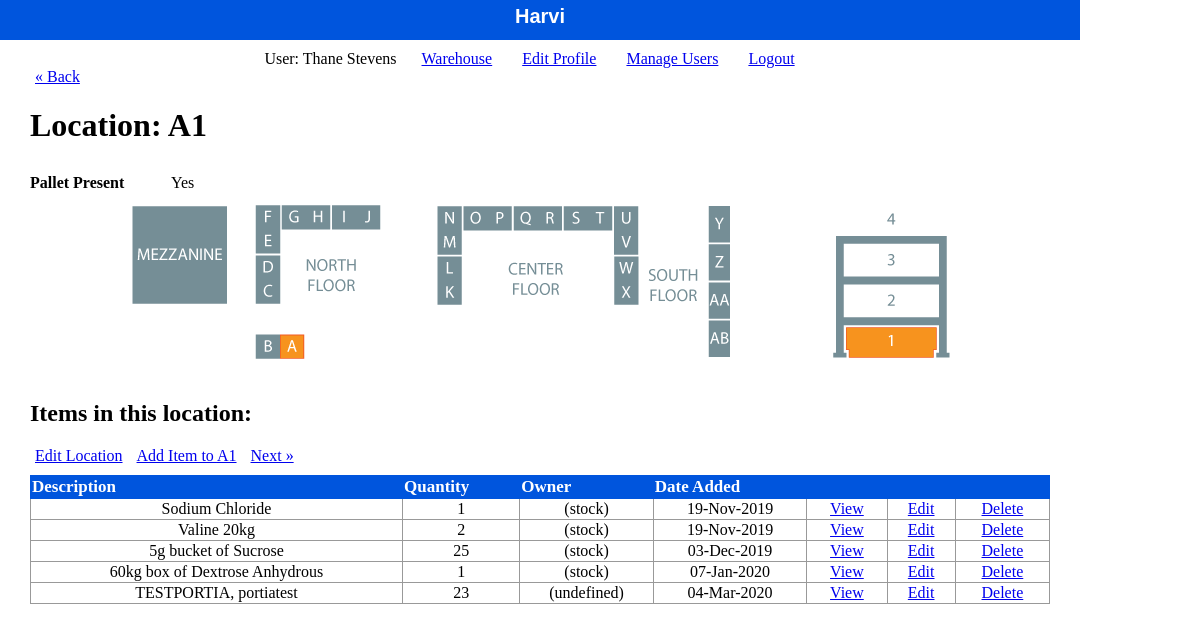
The page /staff/locations/show.php (signed in) on the database its author committed.
### tables this page shows
CREATE TABLE `locations` (
  `location_id` int(11) unsigned NOT NULL AUTO_INCREMENT,
  `location_name` varchar(20) NOT NULL,
  `pallet` tinyint(1) DEFAULT 0,
  `img` varchar(50) DEFAULT NULL,
  `level_img` varchar(50) DEFAULT NULL,
  PRIMARY KEY (`location_id`)
);

CREATE TABLE `content` (
  `id` int(11) unsigned NOT NULL AUTO_INCREMENT,
  `location` int(11) unsigned DEFAULT NULL,
  `work_order` varchar(15) DEFAULT NULL,
  `description` varchar(255) NOT NULL,
  `owner_id` int(11) unsigned DEFAULT 0,
  `date_added` date NOT NULL,
  `quantity` int(11) DEFAULT 1,
  `audit_number` int(10) unsigned DEFAULT 0,
  PRIMARY KEY (`id`),
  KEY `location` (`location`),
  KEY `owner_id` (`owner_id`),
  CONSTRAINT `content_ibfk_1` FOREIGN KEY (`location`) REFERENCES `locations` (`location_id`),
  CONSTRAINT `content_ibfk_2` FOREIGN KEY (`owner_id`) REFERENCES `people` (`admin_id`)
);

CREATE TABLE `people` (
  `admin_id` int(11) unsigned NOT NULL AUTO_INCREMENT,
  `type` int(11) unsigned NOT NULL,
  `first_name` varchar(25) NOT NULL,
  `last_name` varchar(25) NOT NULL,
  `username` varchar(25) NOT NULL,
  `hashed_password` varchar(255) NOT NULL,
  `email` varchar(50) DEFAULT NULL,
  PRIMARY KEY (`admin_id`),
  KEY `type` (`type`),
  CONSTRAINT `people_ibfk_1` FOREIGN KEY (`type`) REFERENCES `view_type` (`type_id`)
);

### private/auth_functions.php (called while the page is built, shortened)
<?php
  function is_logged_in() {
    return isset($_SESSION['admin_id']);
  }
  function get_viewer_type() {
    return (int)$_SESSION['type'];
  }
  function is_manager() {
    $type = get_viewer_type();
    if($type === 1 || $type === 2) {
      return true;
    }else{
      return false;
    }
  }
?>

### private/query_functions.php (called while the page is built, shortened)
<?php
  function find_items_by_location($location) {
    global $db;
    $sql = "select * from content ";
    $sql .= "JOIN ";
    $sql .= "people on content.owner_id = people.admin_id ";
    $sql .= "JOIN ";
    $sql .= "locations on content.location = locations.location_id ";
    $sql .= "where location_id = " . $location . " ";
    $sql .= "order by location_id asc";
    $result = mysqli_query($db, $sql);
    return $result;
  }
  function find_location_by_id($id) {
    global $db;
    $sql = "SELECT * FROM locations ";
    $sql .= "WHERE location_id=" . db_escape($db, $id) . " ";
    $sql .= "LIMIT 1";
    $result = mysqli_query($db, $sql);
    $location = mysqli_fetch_assoc($result);
    return $location;
  }
?>

### private/database.php (called while the page is built, shortened)
<?php
  function db_escape($connection, $string) {
    return mysqli_real_escape_string($connection, $string);
  }
?>

### public/staff/locations/show.php (the view, shortened to what this page needs)
<?php
$id = $_GET['id'] ?? '1';
$location = find_location_by_id($id);
$items = find_items_by_location($id);
?>
<?php $class = 'locations'; ?>
<?php include(SHARED_PATH . '/staff_header.php'); ?>
<div id="content">
  <?php if(isset($_COOKIE['last_region'])){ ?>
    <a class="back-link" href="<?php echo url_for('/staff/index.php?region=' . h(u($_COOKIE['last_region']))); ?>">&laquo; Back</a>
  <?php }else{ ?>
    <a class="back-link" href="<?php echo url_for('/staff/index.php'); ?>">&laquo; Back</a>
  <?php } ?>
  <div class="admin show">
    <h1>Location: <?php echo h(strtoupper($location['location_name'])); ?></h1>
    <div class="attributes">
      <div class="itemShow">
        <div>
          <dl>
            <dt>Pallet Present</dt>
            <dd><?php echo $location['pallet'] ? "Yes" : "No"; ?></dd>
          </dl>
        </div>
        <div class="location">
          <img src="<?= $location['img']; ?>" alt="Location">
          <?php if(isset($location['level_img'])) { ?>
            <img src="<?php echo $location['level_img']; ?>" alt="level">
          <?php } ?>
        </div>
      </div>
      <div class="admin listing">
        <h2>Items in this location:</h2>
        <div class="action_links">
          <?php if(is_manager()) { ?>
            <a href="<?= url_for('/staff/locations/edit.php?id=' . h(u($location['location_id']))); ?>">Edit Location</a>
          <?php } ?>
          <a href="<?= url_for('/staff/new.php?location=' . h(u($location['location_id']))); ?>">Add Item to <?= strtoupper($location['location_name']); ?></a>
          <?php page_links('locations'); ?>
        </div>
        <table class="locations-table list">
          <tr>
            <th>Description</th>
            <th>Quantity</th>
            <th>Owner</th>
            <th>Date Added</th>
            <th>&nbsp;</th>
            <?php if(is_manager()) { ?>
              <th>&nbsp;</th>
              <th>&nbsp;</th>
            <?php } ?>
          </tr>
          <?php while($item = mysqli_fetch_assoc($items)) { ?>
            <tr class="<?php echo change_color($item['audit_number']); ?>">
              <td><?php if(isset($item['work_order'])){echo h($item['work_order']) . ", ";}else{echo "";} echo h($item['description']); ?></td>
              <td><?php echo h($item['quantity']); ?></td>
              <td><?php echo h($item['first_name']) . " " . h($item['last_name']); ?></td>
              <td><?php echo h(date('d-M-Y', strtotime($item['date_added']))); ?></td>
              <td><a class="action" href="<?php echo url_for('/staff/show.php?id=' . h(u($item['id']))); ?>">View</a></td>
              <?php if(is_manager()) { ?>
                <td><a class="action" href="<?php echo url_for('/staff/edit.php?id=' . h(u($item['id']))); ?>">Edit</a></td>
                <td><a class="action" href="<?php echo url_for('/staff/delete.php?id=' . h(u($item['id']))); ?>">Delete</a></td>
              <?php } ?>
            </tr>
          <?php } ?>
        </table>
  </div>
    </div>
  </div>
</div>

### private/shared/staff_header.php (shortened to what this page needs)
<?php
  if(is_logged_in()){
    $type = get_viewer_type();
  }else{
  }
?>
<!doctype html>
<html lang="en">
  <head>
    <link rel="stylesheet" media="all" href="<?php echo url_for('/stylesheets/staff.css'); ?>" />
  </head>
  <body>
    <header class="<?php echo $class ?? 'home'; ?>">
      <h1>Harvi</h1>
    </header>
    <?php if(is_logged_in()) { ?>
      <navigation>
        <ul>
          <li>User: <?php echo h($_SESSION['name'] ?? ''); ?></li>
          <li><a href="<?php echo url_for('/staff/index.php'); ?>">Warehouse</a></li>
          <li><a href="<?php echo url_for('/staff/admins/edit_profile.php'); ?>">Edit Profile</a></li>
          <?php if($type == 1) { ?>
            <li><a href="<?php echo url_for('/staff/admins/index.php'); ?>">Manage Users</a></li>
          <?php }elseif($type == 2) { ?>
            <li><a href="<?php echo url_for('/staff/admins/index.php'); ?>">View Users</a></li>
          <?php } ?>
          <li><a href="<?php echo url_for('/staff/logout.php'); ?>">Logout</a></li>
        </ul>
      </navigation>
    <?php } ?>

### private/functions.php (shortened to what this page needs)
<?php
  function url_for($script_path) {
    return $script_path;
  }
  function u($string="") {
    return urlencode($string);
  }
  function h($string="") {
    return htmlspecialchars($string);
  }
  function page_links($table) {
    global $db;
    $id = $_GET['id'];
    $next = $id + 1;
    $sql = "select count(*) from " . $table;
    $result = mysqli_query($db, $sql);
    $row = mysqli_fetch_row($result);
    $page_count = $row[0];
    $next_link = "<a href=\"" . $_SERVER['SCRIPT_NAME'] . "?id=" . $next . "\">Next &raquo;</a>";
    if(($id + 1) <= $page_count){
      echo $next_link;
    }
  }
  function change_color($audit_number) {
    if($audit_number == 1) {
      return "first_notice";
    }elseif($audit_number == 2) {
      return "second_notice";
    }elseif($audit_number >= 3) {
      return "final_notice";
    }else{
      return "";
    }
  }
?>

### public/stylesheets/staff.css (style rules this page uses)
html { height: 100%; width: 100%; }
body { height: auto; width: 100%; margin: 0; padding: 0; }
header { width: 1080px; height: 40px; margin: 0 0 10px 0; padding: 0; background: #a00; color: white; }
header h1 { margin: 0; padding: 5px; font-size: 20px; font-family: Verdana, Arial, Helvetica, sans-serif; text-align: center; }
navigation { width: 1080px; margin: 0; padding: 0; text-align: center; }
navigation ul { width: 1080px; list-style: none; padding: 0; margin: 0; }
navigation ul li { display: inline; margin-right: 1em; }
a { margin: 5px; }
#content { width: 1020px; min-height: 500px; padding: 0 30px; }
table { border-collapse: collapse; vertical-align: top; margin-bottom: 10px; }
table.list { width: 100%; }
table.list tr td { border: 1px solid #999999; text-align: center; }
table.list tr th { border: 1px solid #a00; background: #a00; color: white; text-align: left; font-size: 17px; }
.locations { background-color: #05d; }
table.locations-table tr th { border: 1px solid #05d; background: #05d; color: white; text-align: left; }
dl { clear: both; overflow: hidden; margin: 0.5em 0; }
dt { float: left; font-weight: bold; width: 125px; }
dd { float: left; margin-left: 1em; }
.itemShow { display: flex; flex-direction: column; justify-content: space-around; }
.attributes { margin-bottom: 50px; }
.location { display: flex; justify-content: space-evenly; align-items: center; width: 100%; margin-bottom: 20px; }
.action_links { margin-bottom: 10px; }

### rows shown on the page
locations: location_name "A1", img (picture), level_img (picture)
content: description "Sodium Chloride", quantity "1", owner.first_name "(stock)", date_added "19-Nov-2019"
content: description "Valine 20kg", quantity "2", owner.first_name "(stock)", date_added "19-Nov-2019"
content: description "5g bucket of Sucrose", quantity "25", owner.first_name "(stock)", date_added "03-Dec-2019"
content: description "60kg box of Dextrose Anhydrous", quantity "1", owner.first_name "(stock)", date_added "07-Jan-2020"
content: work_order "TESTPORTIA", description "portiatest", quantity "23", owner.first_name "(undefined)", date_added "04-Mar-2020"

### other values the page prints
$_SESSION['name'] "Thane Stevens"
